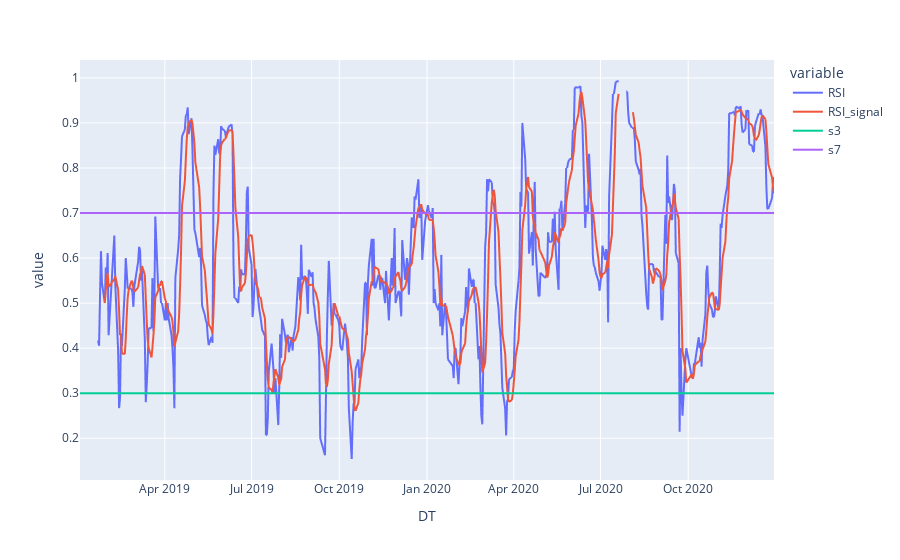

The code cell stored with this chart in its notebook:
### Code cell
# RSI, RSI_signal, s3, s7 을 선그래프로 그림
px.line(df[["RSI", "RSI_signal", "s3", "s7"]])

### Figure 1 — Plotly figure (JSON) as saved in the notebook; plotly's stock layout.template omitted (floating-point values rounded to 4 significant figures; data arrays with more than 128 entries replaced by an {"elided": "..."} marker saying what was removed)
{"data": [{"hovertemplate": "variable=RSI<br>DT=%{x}<br>value=%{y}<extra></extra>", "legendgroup": "RSI", "line": {"color": "#636efa", "dash": "solid"}, "marker": {"symbol": "circle"}, "mode": "lines", "name": "RSI", "showlegend": true, "type": "scattergl", "x": {"elided": "494 str values"}, "xaxis": "x", "y": {"elided": "494 float values"}, "yaxis": "y"}, {"hovertemplate": "variable=RSI_signal<br>DT=%{x}<br>value=%{y}<extra></extra>", "legendgroup": "RSI_signal", "line": {"color": "#EF553B", "dash": "solid"}, "marker": {"symbol": "circle"}, "mode": "lines", "name": "RSI_signal", "showlegend": true, "type": "scattergl", "x": {"elided": "494 str values"}, "xaxis": "x", "y": {"elided": "494 float values"}, "yaxis": "y"}, {"hovertemplate": "variable=s3<br>DT=%{x}<br>value=%{y}<extra></extra>", "legendgroup": "s3", "line": {"color": "#00cc96", "dash": "solid"}, "marker": {"symbol": "circle"}, "mode": "lines", "name": "s3", "showlegend": true, "type": "scattergl", "x": {"elided": "494 str values"}, "xaxis": "x", "y": {"elided": "494 float values"}, "yaxis": "y"}, {"hovertemplate": "variable=s7<br>DT=%{x}<br>value=%{y}<extra></extra>", "legendgroup": "s7", "line": {"color": "#ab63fa", "dash": "solid"}, "marker": {"symbol": "circle"}, "mode": "lines", "name": "s7", "showlegend": true, "type": "scattergl", "x": {"elided": "494 str values"}, "xaxis": "x", "y": {"elided": "494 float values"}, "yaxis": "y"}], "layout": {"legend": {"title": {"text": "variable"}, "tracegroupgap": 0}, "margin": {"t": 60}, "xaxis": {"anchor": "y", "domain": [0, 1], "title": {"text": "DT"}}, "yaxis": {"anchor": "x", "domain": [0, 1], "title": {"text": "value"}}}}
